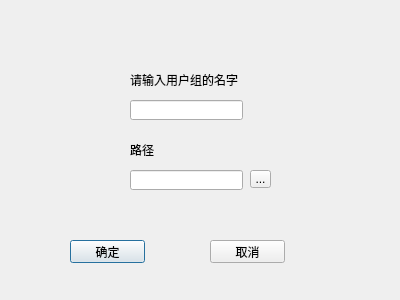
<?xml version="1.0" encoding="UTF-8"?>
<ui version="4.0">
 <class>NewGroupDialog</class>
 <widget class="QDialog" name="NewGroupDialog">
  <property name="geometry">
   <rect>
    <x>0</x>
    <y>0</y>
    <width>400</width>
    <height>300</height>
   </rect>
  </property>
  <property name="windowTitle">
   <string>新建用户组</string>
  </property>
  <widget class="QLineEdit" name="groupname">
   <property name="geometry">
    <rect>
     <x>130</x>
     <y>100</y>
     <width>113</width>
     <height>20</height>
    </rect>
   </property>
  </widget>
  <widget class="QLabel" name="label">
   <property name="geometry">
    <rect>
     <x>130</x>
     <y>70</y>
     <width>181</width>
     <height>20</height>
    </rect>
   </property>
   <property name="text">
    <string>请输入用户组的名字</string>
   </property>
  </widget>
  <widget class="QPushButton" name="confirm">
   <property name="geometry">
    <rect>
     <x>70</x>
     <y>240</y>
     <width>75</width>
     <height>23</height>
    </rect>
   </property>
   <property name="text">
    <string>确定</string>
   </property>
  </widget>
  <widget class="QPushButton" name="cancel">
   <property name="geometry">
    <rect>
     <x>210</x>
     <y>240</y>
     <width>75</width>
     <height>23</height>
    </rect>
   </property>
   <property name="text">
    <string>取消</string>
   </property>
  </widget>
  <widget class="QLineEdit" name="path">
   <property name="geometry">
    <rect>
     <x>130</x>
     <y>170</y>
     <width>113</width>
     <height>20</height>
    </rect>
   </property>
   <property name="readOnly">
    <bool>true</bool>
   </property>
  </widget>
  <widget class="QLabel" name="label_2">
   <property name="geometry">
    <rect>
     <x>130</x>
     <y>140</y>
     <width>181</width>
     <height>20</height>
    </rect>
   </property>
   <property name="text">
    <string>路径</string>
   </property>
  </widget>
  <widget class="QToolButton" name="findpath">
   <property name="geometry">
    <rect>
     <x>250</x>
     <y>170</y>
     <width>21</width>
     <height>18</height>
    </rect>
   </property>
   <property name="text">
    <string>...</string>
   </property>
  </widget>
  <widget class="QLabel" name="inform">
   <property name="geometry">
    <rect>
     <x>260</x>
     <y>100</y>
     <width>131</width>
     <height>16</height>
    </rect>
   </property>
   <property name="text">
    <string/>
   </property>
  </widget>
  <widget class="QLabel" name="inform2">
   <property name="geometry">
    <rect>
     <x>280</x>
     <y>170</y>
     <width>111</width>
     <height>20</height>
    </rect>
   </property>
   <property name="text">
    <string/>
   </property>
  </widget>
 </widget>
 <resources/>
 <connections/>
</ui>
